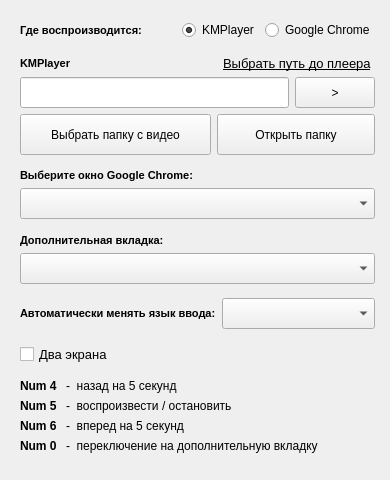
<?xml version="1.0" encoding="UTF-8"?>
<ui version="4.0">
 <class>MainWindow</class>
 <widget class="QMainWindow" name="MainWindow">
  <property name="geometry">
   <rect>
    <x>0</x>
    <y>0</y>
    <width>390</width>
    <height>480</height>
   </rect>
  </property>
  <property name="minimumSize">
   <size>
    <width>390</width>
    <height>480</height>
   </size>
  </property>
  <property name="maximumSize">
   <size>
    <width>390</width>
    <height>480</height>
   </size>
  </property>
  <property name="windowTitle">
   <string>Study Helper</string>
  </property>
  <widget class="QWidget" name="centralwidget">
   <widget class="QWidget" name="layoutWidget">
    <property name="geometry">
     <rect>
      <x>20</x>
      <y>20</y>
      <width>355</width>
      <height>442</height>
     </rect>
    </property>
    <layout class="QVBoxLayout" name="verticalLayout_4">
     <item>
      <layout class="QHBoxLayout" name="horizontalLayout">
       <item>
        <widget class="QLabel" name="label_8">
         <property name="minimumSize">
          <size>
           <width>161</width>
           <height>17</height>
          </size>
         </property>
         <property name="font">
          <font>
           <pointsize>8</pointsize>
           <weight>75</weight>
           <bold>true</bold>
          </font>
         </property>
         <property name="text">
          <string>Где воспроизводится:</string>
         </property>
        </widget>
       </item>
       <item>
        <widget class="QRadioButton" name="radioButton_kmplayer">
         <property name="text">
          <string>KMPlayer</string>
         </property>
         <property name="checked">
          <bool>true</bool>
         </property>
        </widget>
       </item>
       <item>
        <widget class="QRadioButton" name="radioButton_google">
         <property name="text">
          <string>Google Chrome</string>
         </property>
        </widget>
       </item>
      </layout>
     </item>
     <item>
      <spacer name="verticalSpacer_2">
       <property name="orientation">
        <enum>Qt::Vertical</enum>
       </property>
       <property name="sizeHint" stdset="0">
        <size>
         <width>20</width>
         <height>40</height>
        </size>
       </property>
      </spacer>
     </item>
     <item>
      <layout class="QVBoxLayout" name="verticalLayout_3">
       <item>
        <layout class="QHBoxLayout" name="horizontalLayout_2">
         <item>
          <widget class="QLabel" name="label_kmplayer">
           <property name="minimumSize">
            <size>
             <width>197</width>
             <height>16</height>
            </size>
           </property>
           <property name="font">
            <font>
             <pointsize>8</pointsize>
             <weight>75</weight>
             <bold>true</bold>
            </font>
           </property>
           <property name="text">
            <string>KMPlayer</string>
           </property>
          </widget>
         </item>
         <item>
          <widget class="QLabel" name="label_kmplayer_path">
           <property name="font">
            <font>
             <pointsize>10</pointsize>
             <underline>true</underline>
            </font>
           </property>
           <property name="cursor">
            <cursorShape>PointingHandCursor</cursorShape>
           </property>
           <property name="text">
            <string>Выбрать путь до плеера</string>
           </property>
          </widget>
         </item>
        </layout>
       </item>
       <item>
        <layout class="QHBoxLayout" name="horizontalLayout_3">
         <item>
          <widget class="QLineEdit" name="lineEdit">
           <property name="minimumSize">
            <size>
             <width>247</width>
             <height>31</height>
            </size>
           </property>
          </widget>
         </item>
         <item>
          <widget class="QPushButton" name="pushButton_kmplay">
           <property name="minimumSize">
            <size>
             <width>51</width>
             <height>31</height>
            </size>
           </property>
           <property name="cursor">
            <cursorShape>PointingHandCursor</cursorShape>
           </property>
           <property name="text">
            <string>&gt;</string>
           </property>
          </widget>
         </item>
        </layout>
       </item>
       <item>
        <layout class="QHBoxLayout" name="horizontalLayout_4">
         <item>
          <widget class="QPushButton" name="pushButton">
           <property name="minimumSize">
            <size>
             <width>191</width>
             <height>41</height>
            </size>
           </property>
           <property name="text">
            <string>Выбрать папку с видео</string>
           </property>
          </widget>
         </item>
         <item>
          <widget class="QPushButton" name="pushButton_open">
           <property name="minimumSize">
            <size>
             <width>151</width>
             <height>41</height>
            </size>
           </property>
           <property name="text">
            <string>Открыть папку</string>
           </property>
          </widget>
         </item>
        </layout>
       </item>
      </layout>
     </item>
     <item>
      <spacer name="verticalSpacer_3">
       <property name="orientation">
        <enum>Qt::Vertical</enum>
       </property>
       <property name="sizeHint" stdset="0">
        <size>
         <width>20</width>
         <height>40</height>
        </size>
       </property>
      </spacer>
     </item>
     <item>
      <layout class="QVBoxLayout" name="verticalLayout">
       <item>
        <widget class="QLabel" name="label_choose_chrome">
         <property name="font">
          <font>
           <pointsize>8</pointsize>
           <weight>75</weight>
           <bold>true</bold>
          </font>
         </property>
         <property name="text">
          <string>Выберите окно Google Chrome:</string>
         </property>
        </widget>
       </item>
       <item>
        <widget class="QComboBox" name="comboBox_chrome">
         <property name="minimumSize">
          <size>
           <width>351</width>
           <height>31</height>
          </size>
         </property>
        </widget>
       </item>
      </layout>
     </item>
     <item>
      <spacer name="verticalSpacer_7">
       <property name="orientation">
        <enum>Qt::Vertical</enum>
       </property>
       <property name="sizeHint" stdset="0">
        <size>
         <width>20</width>
         <height>40</height>
        </size>
       </property>
      </spacer>
     </item>
     <item>
      <layout class="QVBoxLayout" name="verticalLayout_2">
       <item>
        <widget class="QLabel" name="label_doptab">
         <property name="font">
          <font>
           <pointsize>8</pointsize>
           <weight>75</weight>
           <bold>true</bold>
          </font>
         </property>
         <property name="text">
          <string>Дополнительная вкладка:</string>
         </property>
        </widget>
       </item>
       <item>
        <widget class="QComboBox" name="comboBox_doptab">
         <property name="minimumSize">
          <size>
           <width>351</width>
           <height>31</height>
          </size>
         </property>
        </widget>
       </item>
      </layout>
     </item>
     <item>
      <spacer name="verticalSpacer_5">
       <property name="orientation">
        <enum>Qt::Vertical</enum>
       </property>
       <property name="sizeHint" stdset="0">
        <size>
         <width>20</width>
         <height>40</height>
        </size>
       </property>
      </spacer>
     </item>
     <item>
      <layout class="QHBoxLayout" name="horizontalLayout_5">
       <item>
        <widget class="QLabel" name="label_15">
         <property name="font">
          <font>
           <pointsize>8</pointsize>
           <weight>75</weight>
           <bold>true</bold>
          </font>
         </property>
         <property name="text">
          <string>Автоматически менять язык ввода:</string>
         </property>
        </widget>
       </item>
       <item>
        <widget class="QComboBox" name="comboBox_language">
         <property name="minimumSize">
          <size>
           <width>121</width>
           <height>31</height>
          </size>
         </property>
        </widget>
       </item>
      </layout>
     </item>
     <item>
      <spacer name="verticalSpacer_6">
       <property name="orientation">
        <enum>Qt::Vertical</enum>
       </property>
       <property name="sizeHint" stdset="0">
        <size>
         <width>20</width>
         <height>40</height>
        </size>
       </property>
      </spacer>
     </item>
     <item>
      <widget class="QCheckBox" name="checkBox">
       <property name="font">
        <font>
         <pointsize>10</pointsize>
        </font>
       </property>
       <property name="text">
        <string>Два экрана</string>
       </property>
      </widget>
     </item>
     <item>
      <spacer name="verticalSpacer">
       <property name="orientation">
        <enum>Qt::Vertical</enum>
       </property>
       <property name="sizeHint" stdset="0">
        <size>
         <width>20</width>
         <height>40</height>
        </size>
       </property>
      </spacer>
     </item>
     <item>
      <layout class="QHBoxLayout" name="horizontalLayout_6">
       <item>
        <widget class="QLabel" name="label_5">
         <property name="minimumSize">
          <size>
           <width>40</width>
           <height>0</height>
          </size>
         </property>
         <property name="maximumSize">
          <size>
           <width>40</width>
           <height>16777215</height>
          </size>
         </property>
         <property name="font">
          <font>
           <weight>75</weight>
           <bold>true</bold>
          </font>
         </property>
         <property name="text">
          <string>Num 4</string>
         </property>
        </widget>
       </item>
       <item>
        <widget class="QLabel" name="label">
         <property name="font">
          <font>
           <weight>50</weight>
           <bold>false</bold>
          </font>
         </property>
         <property name="text">
          <string>-  назад на 5 секунд</string>
         </property>
        </widget>
       </item>
      </layout>
     </item>
     <item>
      <layout class="QHBoxLayout" name="horizontalLayout_7">
       <item>
        <widget class="QLabel" name="label_6">
         <property name="maximumSize">
          <size>
           <width>40</width>
           <height>16777215</height>
          </size>
         </property>
         <property name="font">
          <font>
           <weight>75</weight>
           <bold>true</bold>
          </font>
         </property>
         <property name="text">
          <string>Num 5</string>
         </property>
        </widget>
       </item>
       <item>
        <widget class="QLabel" name="label_2">
         <property name="text">
          <string>-  воспроизвести / остановить</string>
         </property>
        </widget>
       </item>
      </layout>
     </item>
     <item>
      <layout class="QHBoxLayout" name="horizontalLayout_8">
       <item>
        <widget class="QLabel" name="label_7">
         <property name="maximumSize">
          <size>
           <width>40</width>
           <height>16777215</height>
          </size>
         </property>
         <property name="font">
          <font>
           <weight>75</weight>
           <bold>true</bold>
          </font>
         </property>
         <property name="text">
          <string>Num 6</string>
         </property>
        </widget>
       </item>
       <item>
        <widget class="QLabel" name="label_3">
         <property name="text">
          <string>-  вперед на 5 секунд</string>
         </property>
        </widget>
       </item>
      </layout>
     </item>
     <item>
      <layout class="QHBoxLayout" name="horizontalLayout_9">
       <item>
        <widget class="QLabel" name="label_13">
         <property name="maximumSize">
          <size>
           <width>40</width>
           <height>16777215</height>
          </size>
         </property>
         <property name="font">
          <font>
           <weight>75</weight>
           <bold>true</bold>
          </font>
         </property>
         <property name="text">
          <string>Num 0</string>
         </property>
        </widget>
       </item>
       <item>
        <widget class="QLabel" name="label_12">
         <property name="text">
          <string>-  переключение на дополнительную вкладку</string>
         </property>
        </widget>
       </item>
      </layout>
     </item>
     <item>
      <spacer name="verticalSpacer_4">
       <property name="orientation">
        <enum>Qt::Vertical</enum>
       </property>
       <property name="sizeHint" stdset="0">
        <size>
         <width>20</width>
         <height>40</height>
        </size>
       </property>
      </spacer>
     </item>
    </layout>
   </widget>
  </widget>
 </widget>
 <resources>
  <include location="imgs.qrc"/>
 </resources>
 <connections/>
</ui>
